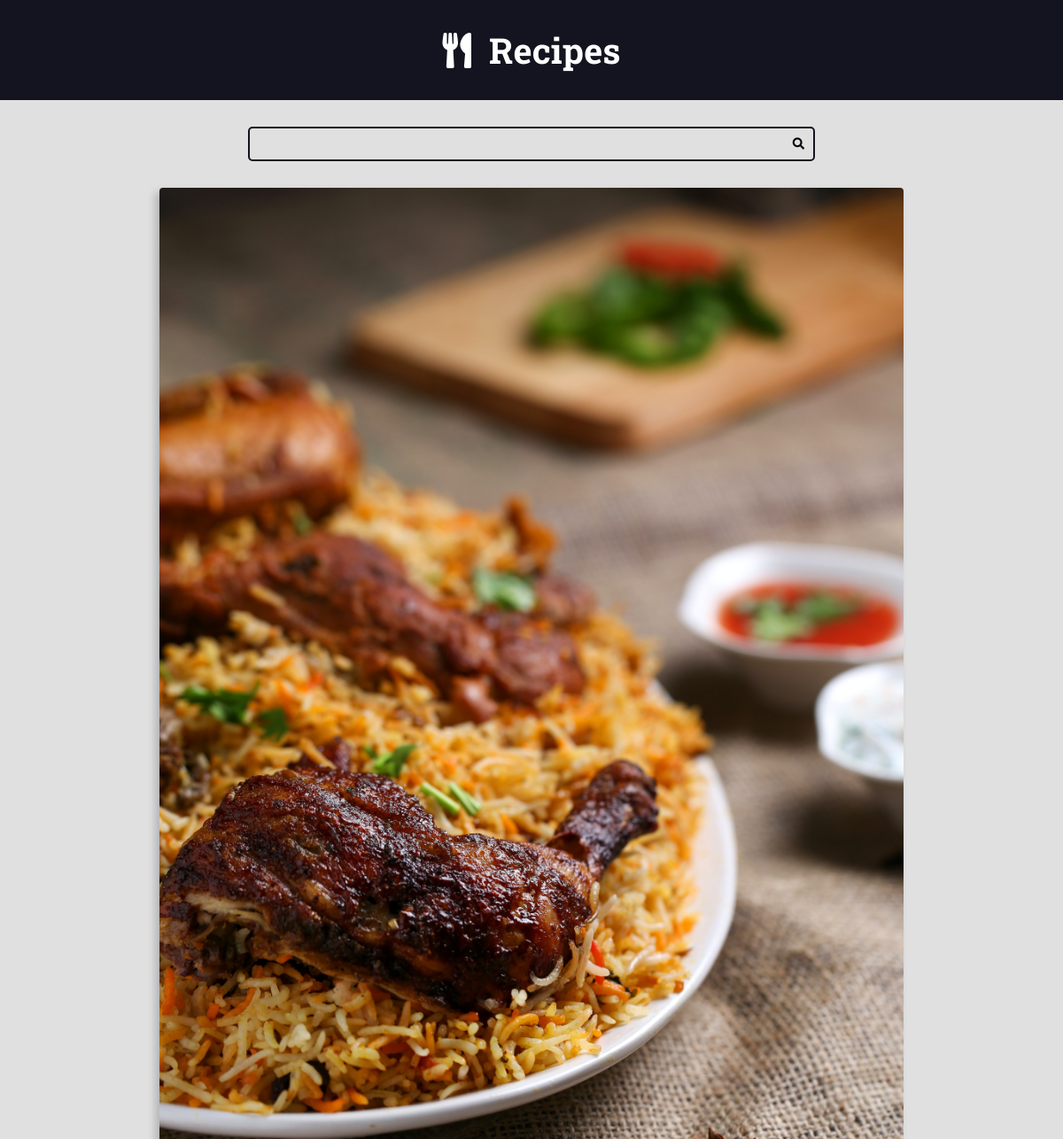
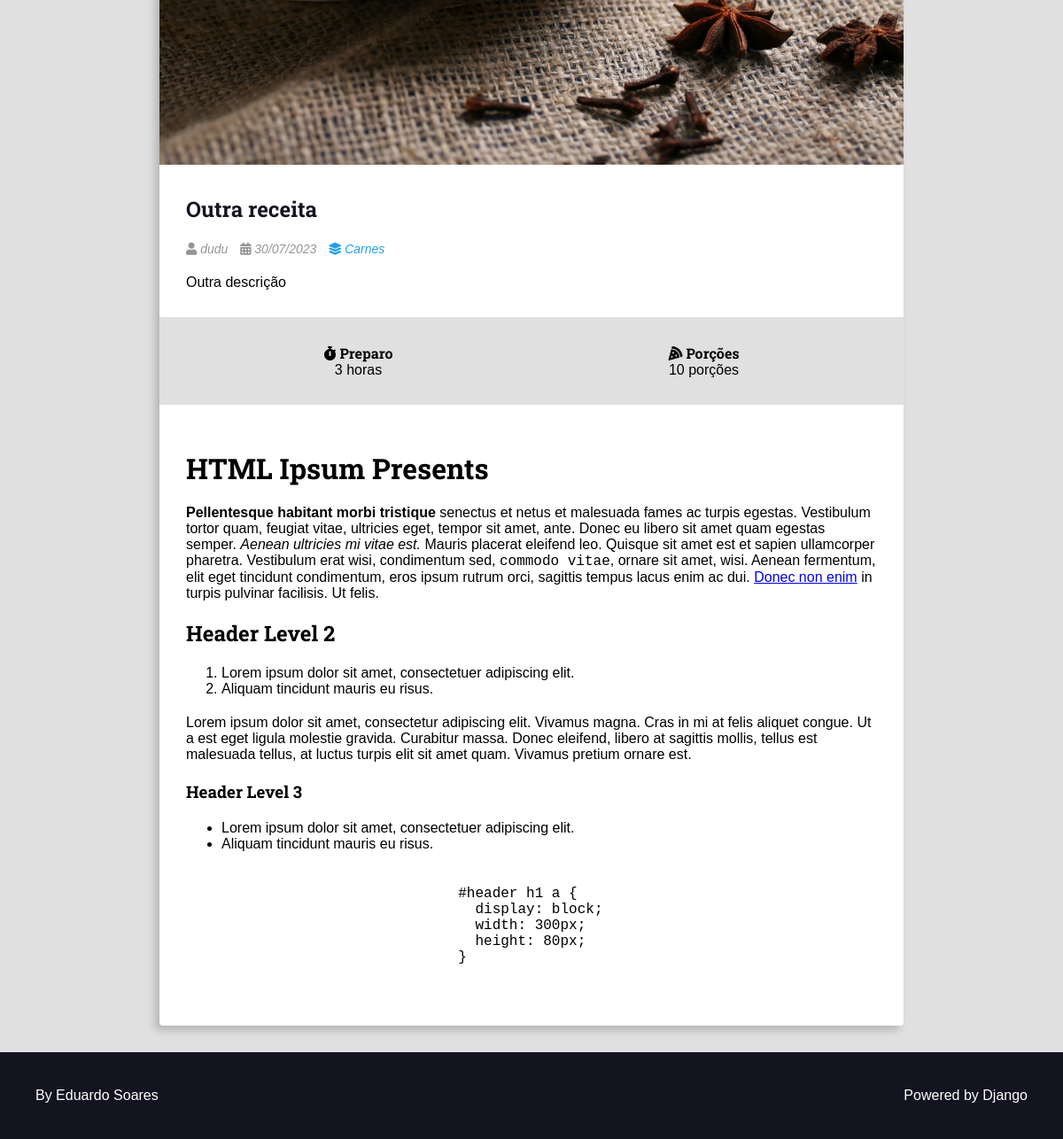
The page /recipes/2/ on the database its author committed (2 pictures, top to bottom).
### recipes/models.py (models this page shows, shortened)
class Recipe(models.Model):
    title = models.CharField( max_length=65)
    description = models.CharField( max_length=165)
    slug = models.SlugField(unique=True)
    preparation_time = models.IntegerField()
    preparation_time_unit = models.CharField(max_length=65)
    servings = models.IntegerField()
    servings_unit = models.CharField(max_length=65)
    preparation_steps = models.TextField()
    preparation_steps_is_html = models.BooleanField(default=False)
    created_at = models.DateTimeField(auto_now_add=True)
    updated_at = models.DateTimeField(auto_now=True)
    is_published = models.BooleanField(default=False)
    cover = models.ImageField(upload_to='recipes/covers/%Y/%m/%d/', blank=True, default='') #permitir envio sem imagem
    category = models.ForeignKey(
        Category, on_delete=models.SET_NULL, null = True,
        blank=True, default=None,
    )
    author = models.ForeignKey(
        User, on_delete=models.SET_NULL, null = True
    )

class Category(models.Model):
    nome = models.CharField( max_length=65)

### recipes/views.py (the view)
# urls.py: path('recipes/<int:id>/', views.recipe, name='recipe'),
def recipe(request, id):
    recipe = Recipe.objects.filter(
        is_published = True,
        id = id
    ).order_by('-id').first()
    return render(request, 'recipes/pages/recipe-view.html', context={
        'recipe' : recipe,
        'is_detail_page': True,
    })

### recipes/templates/recipes/pages/recipe-view.html (shortened to what this page needs)
{% extends 'global/base.html' %}
{% block content %}
<div class="main-content main-content-detail container">
    {% include 'recipes/partials/recipe.html' %}
</div>
{% endblock content %}

### recipes/templates/recipes/partials/recipe.html (shortened to what this page needs)
<div class="recipe recipe-list-item">
    {% if recipe.cover %}
        <div class="recipe-cover">
            <img src="{{recipe.cover.url}}" alt="Temporário">
        </div>
    {% endif %}
    <div class="recipe-title-container">
        <h2 class="recipe-title">
            <a href="{% url 'recipes:recipe' recipe.id %}">
                {{ recipe.title }}
            </a>
        </h2>
    </div>
    <div class="recipe-author">
        {% if recipe.author is not None %}
            <span class="recipe-author-item">
                <i class="fas fa-user"></i>
                {% if recipe.author.first_name %}
                    {{ recipe.author.first_name}} {{ recipe.author.last_name}}
                {% else %}
                    {{ recipe.author.username}}
                {% endif %}
            </span>
        {% endif %}
        <span class="recipe-author-item">
            <i class="fas fa-calendar-alt"></i>
            {{recipe.created_at|date:"d/m/Y"}}
        </span>
        {% if recipe.category is not None %}
            <span class="recipe-author-item">
                <a href="{% url 'recipes:category' recipe.category.id %}">
                    <i class="fas fa-layer-group"></i>
                    <span> {{ recipe.category.nome }} </span>
                </a>
            </span>
        {% endif %}
    </div>
    <div class="recipe-content">
        <p>
            {{recipe.description}}
        </p>
    </div>
    <div class="recipe-meta-container">
        <div class="recipe-meta recipe-preparation">
            <h3 class="recipe-meta-title"><i class="fas fa-stopwatch"></i> Preparo</h3>
            <div class="recipe-meta-text">
                {{recipe.preparation_time}} {{recipe.preparation_time_unit}}
            </div>
        </div>
        <div class="recipe-meta recipe-servings">
            <h3 class="recipe-meta-title"><i class="fas fa-pizza-slice"></i> Porções</h3>
            <div class="recipe-meta-text">
                {{recipe.servings}} {{recipe.servings_unit}}
            </div>
        </div>
    </div>
    {% if is_detail_page is True %}
        <div class="preparation-steps">
            {% if recipe.preparation_steps_is_html is True %}
                {{recipe.preparation_steps|safe}}
             {% else %}
                {{recipe.preparation_steps|linebreaksbr}}
            {% endif %}
        </div>
    {% endif %}
</div>

### base_static/global/css/styles.css (style rules this page uses)
:root { --color-primary: #269fe6; --color-primary-hover: #2086c2; --color-primary-dark: #13141f; --color-primary-dark-hover: #212336; --color-primary-light: #d4ecfa; --color-primary-light-hover: #bdd8e7; --color-white: #fff; --color-black: #000; --color-dark-text: #444; --color-info-light: #cce5ff; --color-debug-light: #cce5ff; --color-success-light: #d4edda; --color-alert-light: #fff3cd; --color-warning-light: #fff3cd; --color-error-light: #f8d7da; --color-info-dark: #4d86c4; --color-debug-dark: #4d86c4; --color-success-dark: #4a9c5d; --color-alert-dark: #927f40; --color-warning-dark: #927f40; --color-error-dark: #da525d; --color-gray-0: #f9f9f9; --color-gray-1: #e0e0e0; --color-gray-2: #c7c7c7; --color-gray-3: #aeaeae; --color-gray-4: #959595; --color-gray-5: #7d7d7d; --color-gray-6: #646464; --color-gray-7: #4b4b4b; --color-gray-8: #323232; --color-gray-9: #191919; --font-primary: sans-serif; --font-headings: 'Roboto Slab', serif; --spacing-gutter-medium: 3rem; --spacing-gutter-large: 4rem; }
* { margin: 0; padding: 0; box-sizing: border-box; }
html { font-size: 62.5%; }
body { font-size: 1.6rem; font-family: var(--font-primary); background: var(--color-gray-1); }
h1,h2,h3,h4,h5,h6 { font-family: var(--font-headings); }
.container { max-width: 144rem; display: block; margin: auto; padding: var(--spacing-gutter-medium) ; }
.main-content { padding-top: 0; }
.recipe { background: var(--color-white); box-shadow: -5px 5px 10px rgba(0, 0, 0, .2); transform: scale(1); transition: all 300ms ease-in-out; border-radius: .4rem; overflow: hidden; }
.recipe img { max-width: 100%; }
.recipe-list-item { max-width: 64rem; height: fit-content; }
.recipe-title-container { padding: var(--spacing-gutter-medium); padding-bottom: 2rem; }
.recipe-title-container a { text-decoration: none; color: var(--color-primary-dark); }
.recipe-author { padding: 0 var(--spacing-gutter-medium); }
.recipe-content { padding: var(--spacing-gutter-medium); padding-top: 2rem; }
.recipe-author-item { color: var(--color-gray-4); margin-right: 1rem; font-style: italic; font-size: 1.4rem; }
.recipe-author a { color: var(--color-primary); transition: all 300ms ease-in-out; text-decoration: none; }
.recipe-meta-container { display: flex; flex-flow: row wrap; padding: var(--spacing-gutter-medium); background: var(--color-gray-1); }
.recipe-meta { display: flex; flex-flow: column nowrap; flex-shrink: 1; flex-grow: 1; text-align: center; }
.recipe-meta-title { font-size: 1.6rem; }
.main-content-detail .recipe-list-item { max-width: 84rem; margin: auto; }
.preparation-steps { padding: var(--spacing-gutter-medium); }
.preparation-steps h1, .preparation-steps h2, .preparation-steps h3, .preparation-steps h4, .preparation-steps h5, .preparation-steps h6, .preparation-steps p, .preparation-steps pre { margin: 2rem 0; }
.preparation-steps ol, .preparation-steps ul { margin: 2rem; padding: 0 2rem; }

### rows shown on the page
Recipe: cover (picture), title "Outra receita", author.username "dudu", created_at "30/07/2023", category.nome "Carnes", description "Outra descrição", preparation_time "3", preparation_time_unit "horas", servings "10", servings_unit "porções", preparation_steps "HTML Ipsum Presents Pellentesque habitant morbi tristique senectus et netus et malesuada fames ac turpis egestas. Vestibulum tortor quam, feugiat vitae, ultricies eget, tempor sit amet, ante. Donec eu libero sit amet quam egestas semper. Aenean ultricies mi vitae est. Mauris placerat eleifend leo. Quisque sit amet est et sapien ullamcorper pharetra. Vestibulum erat wisi, condimentum sed, commodo vitae , ornare sit amet, wisi. Aenean fermentum, elit eget tincidunt condimentum, eros ipsum rutrum orci, sagittis tempus lacus enim ac dui. Donec non enim in turpis pulvinar facilisis. Ut felis. Header Level 2 Lorem ipsum dolor sit amet, consectetuer adipiscing elit. Aliquam tincidunt mauris eu…"
